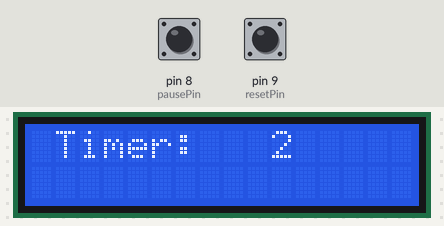
This sketch was run on a simulated Arduino Uno, built with avr-gcc and run on an emulated ATmega328P. Parts: 16×2 character LCD. The inputs (shaded band) are chosen by the test bench; at power-on: pin 8 (pausePin) HIGH, pin 9 (resetPin) HIGH.

Above: at 1.2 s.
1.3 s: pin 8 (pausePin) pulled LOW for 0.15 s
At 1.8 s:
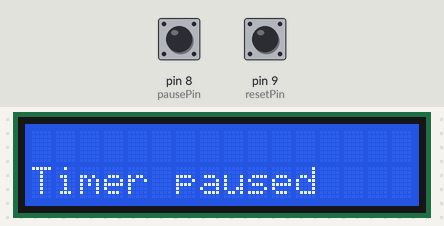
2.9 s: pin 9 (resetPin) pulled LOW for 0.15 s
At 3.4 s:
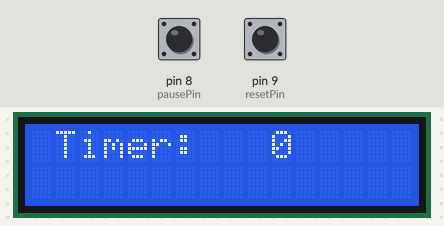
4.5 s: pin 8 (pausePin) pulled LOW for 1 s
At 4.73 s:
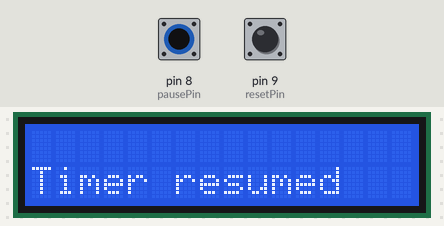
7.0 s: pin 9 (resetPin) pulled LOW for 1 s
At 8.8 s:
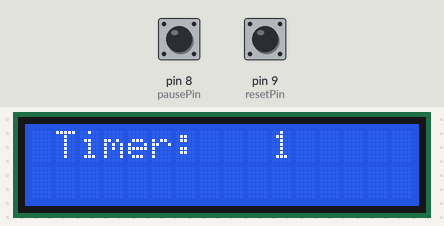
11.0 s: pin 8 (pausePin) pulled LOW for 3.2 s
At 12.4 s:
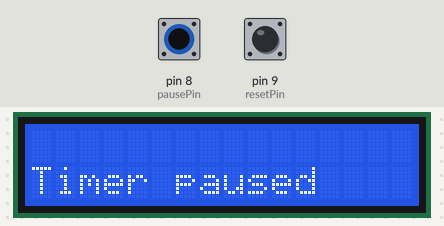
15.7 s: pin 9 (resetPin) pulled LOW for 3.2 s
At 16.6 s:
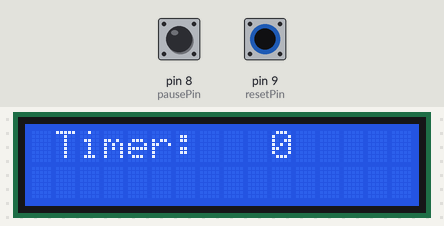
Timing chart, 0 to 18.7 s (numbered marks = the images above; inputs shaded):
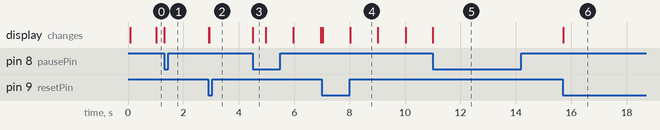

Measured:
- after the input at 1.3 s, the display: changes at once (image 1)
- after the input at 2.9 s, the display: first changes at once (image 2 shows a later state)
- after the input at 4.5 s, the display: changes at once (image 3)
- after the input at 11.0 s, the display: changes at once (image 5)
- after the input at 15.7 s, the display: first changes at once (image 6 shows a later state)
- what the display in image 3 shows lasts 0.5 s, from 4.5 s to 5.0 s
- what the display in image 4 shows lasts 1.0 s, from 8.0 s to 9.0 s

The sketch:

Aula4-Contador.ino
```cpp
#include <Arduino.h>
#include <LiquidCrystal.h>

LiquidCrystal lcd(12, 11, 5, 4, 3, 2);
const int resetPin = 9;
const int pausePin = 8;

uint8_t seconds = 0;
uint8_t lastSeconds = 0;
bool isPaused = false;

void setup() {
  setupTimer();
  lcd.begin(16, 2);
  pinMode(resetPin, INPUT_PULLUP);
  pinMode(pausePin, INPUT_PULLUP);
}

void setupTimer() {
  cli(); // disable interrupts
  TCCR1A = 0;
  TCCR1B = 0;

  // Set prescaler to 256
  TCCR1B |= B00000100; // CS12

  // Enable interrupt
  TIMSK1 |= B00000010;

  // Count to 62500
  OCR1A = 62500;

  sei(); // enable interrupts
}

ISR(TIMER1_COMPA_vect) {
  if (!isPaused) {
    TCNT1 = 0; // reset timer
    if (++seconds > 59) seconds = 0;
  }
}

bool lastResetState = false;
bool lastPauseState = false;

void loop() {
  delay(10);

  if (seconds != lastSeconds) {
    lcd.clear();
    lcd.setCursor(1, 0);
    lcd.print("Timer:");
    lcd.setCursor(10, 0);
    lcd.print(seconds);
    lastSeconds = seconds;
  }

  bool currentResetState = digitalRead(resetPin);
  bool currentPauseState = digitalRead(pausePin);

  if (lastResetState && !currentResetState) {
    lcd.clear();
    lcd.setCursor(0, 1);
    lcd.print("Timer reset");
    seconds = 0;
    TCNT1 = 0;
  }

  if (lastPauseState && !currentPauseState) {
    isPaused = !isPaused;
    if (isPaused) {
      lcd.clear();
      lcd.setCursor(0, 1);
      lcd.print("Timer paused");
    } else {
      lcd.clear();
      lcd.setCursor(0, 1);
      lcd.print("Timer resumed");
    }
  }

  lastResetState = currentResetState; // Update reset button state
  lastPauseState = currentPauseState; // Update pause button state
}
```
